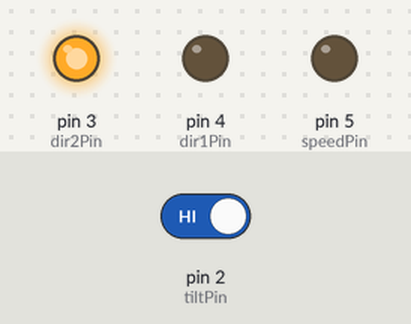
A sketch run on a simulated Arduino Uno, built with avr-gcc and run on an emulated ATmega328P. On the bench: output pins drawn as LEDs (lit = HIGH). The test bench sets the inputs (shaded band); at power-on: pin 2 (tiltPin) HIGH.

Above: at 1.2 s.
1.3 s: pin 2 (tiltPin) driven LOW
At 2.0 s:
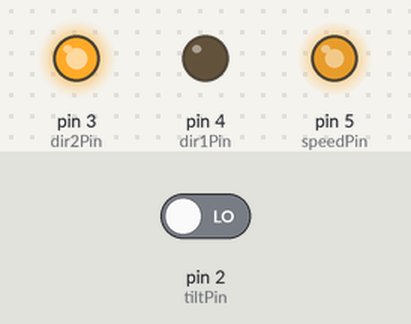
Timing chart, 0 to 4.3 s (numbered marks = the images above; inputs shaded):
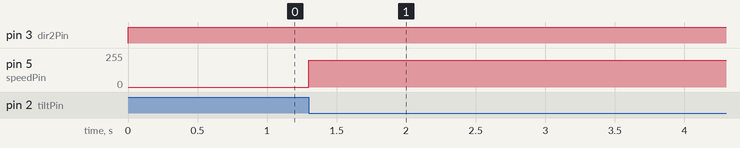

Measured:
- after the input at 1.3 s, pin 5 (speedPin): 0/255 → 200/255 at once

The sketch:

sketch_oct30b.ino
```cpp
int speedPin = 5;
int dir1Pin = 4;
int dir2Pin = 3;

int tiltPin = 2;

int tiltVal;
int mSpeed = 200;

void setup() {
  pinMode(speedPin, OUTPUT);
  pinMode(dir1Pin, OUTPUT);
  pinMode(dir2Pin, OUTPUT);
  pinMode(tiltPin, INPUT_PULLUP);
}

void loop() {
  tiltVal = digitalRead(tiltPin);

  digitalWrite(dir1Pin, LOW);
  digitalWrite(dir2Pin, HIGH);

  if (tiltVal == 0) {
    analogWrite(speedPin, mSpeed);
  }
  else if (tiltVal == 1) {
    analogWrite(speedPin, 0);
  }
}
```
